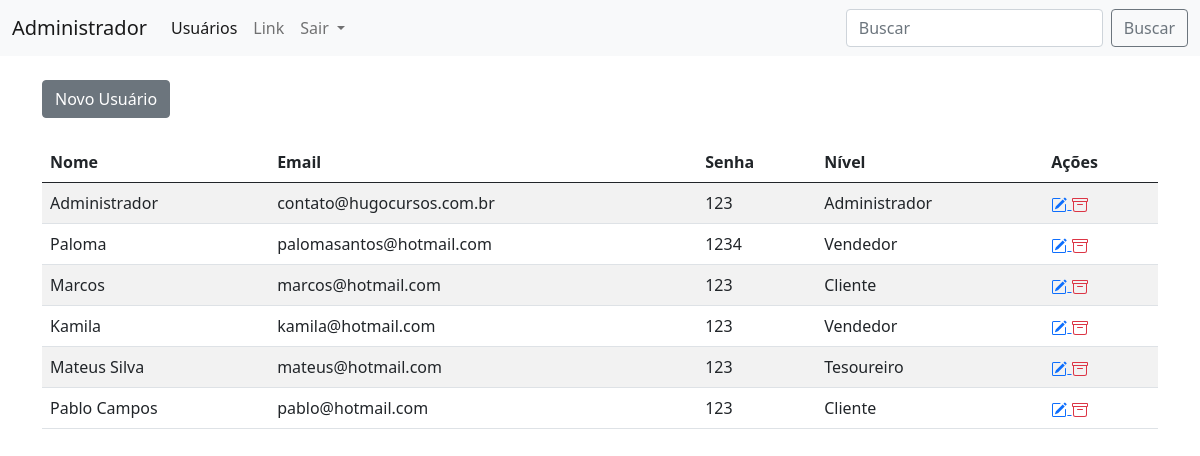
Page /php8/login/painel-adm (signed in) on the committed database.
### tables this page shows
CREATE TABLE `usuarios` (
  `id` int(11) NOT NULL,
  `nome` varchar(50) NOT NULL,
  `email` varchar(50) NOT NULL,
  `senha` varchar(20) NOT NULL,
  `nivel` varchar(30) NOT NULL
);

### php8/login/painel-adm/index.php (the view, shortened to what this page needs)
<?php
require_once("../../conexao.php");
?>
<!DOCTYPE html>
<html>
<head>
</head>
<link href="https://cdn.jsdelivr.net/npm/bootstrap@5.0.0-beta1/dist/css/bootstrap.min.css" rel="stylesheet">
<body>
	<nav class="navbar navbar-expand-lg navbar-light bg-light">
		<div class="container-fluid">
			<a class="navbar-brand" href="index.php">Administrador</a>
			<div class="collapse navbar-collapse" id="navbarSupportedContent">
				<ul class="navbar-nav me-auto mb-2 mb-lg-0">
					<li class="nav-item">
						<a class="nav-link active" aria-current="page" href="index.php">Usuários</a>
					</li>
					<li class="nav-item">
						<a class="nav-link" href="#">Link</a>
					</li>
					<li class="nav-item dropdown">
						<a class="nav-link dropdown-toggle" href="#" id="navbarDropdown" role="button" data-bs-toggle="dropdown" aria-expanded="false">
							Sair
						</a>
					</li>
				</ul>
				<form method="GET" class="d-flex">
					<input class="form-control me-2" type="search" placeholder="Buscar" aria-label="Search" name="txtBuscar">
					<button class="btn btn-outline-secondary" type="submit">Buscar</button>
				</form>
			</div>
		</div>
	</nav>
	<div class="container">
		<a href="index.php?funcao=novo" class="btn btn-secondary mt-4" type="button">Novo Usuário</a>
		<?php
		$txtBuscar = '%' .@$_GET['txtBuscar']. '%';
		$query = $pdo->prepare("SELECT * FROM usuarios where nome LIKE :nome or email LIKE :email ");
		$query->bindValue(":email", $txtBuscar);
		$query->bindValue(":nome", $txtBuscar);
		$query->execute();
		$res = $query->fetchAll(PDO::FETCH_ASSOC);
		$total_reg = @count($res);
		if($total_reg > 0){
			?>
			<table class="table table-striped mt-4">
				<thead>
					<tr>
						<th scope="col">Nome</th>
						<th scope="col">Email</th>
						<th scope="col">Senha</th>
						<th scope="col">Nível</th>
						<th scope="col">Ações</th>
					</tr>
				</thead>
				<tbody>
					<?php
					for($i=0; $i < $total_reg; $i++){
						$nome = $res[$i]['nome'];
						$email = $res[$i]['email'];
						$senha = $res[$i]['senha'];
						$nivel = $res[$i]['nivel'];
						$id = $res[$i]['id'];
						?>
						<tr>
							<td><?php echo $nome ?></td>
							<td><?php echo $email ?></td>
							<td><?php echo $senha ?></td>
							<td><?php echo $nivel ?></td>
							<td>
								<a href="index.php?funcao=editar&id=<?php echo $id ?>" title="Editar Registro" class="mr-1">
								</a>
								<a href="index.php?funcao=deletar&id=<?php echo $id ?>" title="Deletar Registro" class="mr-1">
								</a>
							</td>
						</tr>
						<?php
					}
				}else{
					echo '<p class="mt-4">Não existem dados para serem exibidos</p>';
				}
				?>
			</tbody>
		</table>
	</div>
</body>
</html>

### rows in the picture
usuarios: nome "Administrador", email "contato@hugocursos.com.br", senha "123", nivel "Administrador"
usuarios: nome "Paloma", email "palomasantos@hotmail.com", senha "1234", nivel "Vendedor"
usuarios: nome "Marcos", email "marcos@hotmail.com", senha "123", nivel "Cliente"
usuarios: nome "Kamila", email "kamila@hotmail.com", senha "123", nivel "Vendedor"
usuarios: nome "Mateus Silva", email "mateus@hotmail.com", senha "123", nivel "Tesoureiro"
usuarios: nome "Pablo Campos", email "pablo@hotmail.com", senha "123", nivel "Cliente"
